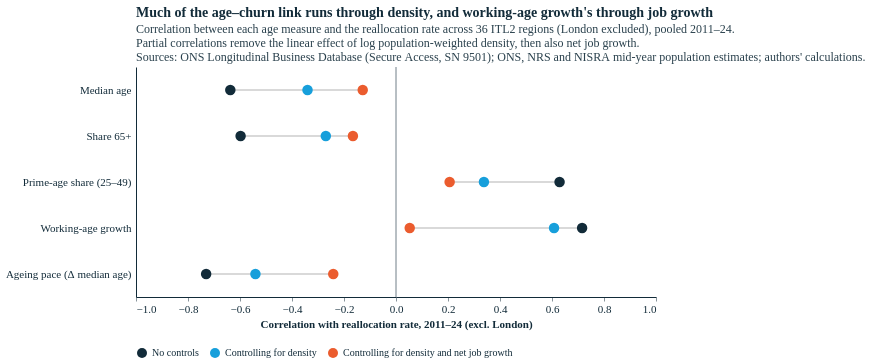

Source (notebook cell):
### Code cell
# (c) robustness summary: correlations excl. London, raw -> controlling density -> density + net job growth
STEPS = {"r excl. London": "No controls", "partial | density": "Controlling for density",
         "partial | density + net growth": "Controlling for density and net job growth"}
rob = corr.melt(id_vars="measure", value_vars=list(STEPS), var_name="step", value_name="r")
rob["step"] = rob.step.map(STEPS)
MORDER = list(MEAS.values()); SORDER = list(STEPS.values())
SCOLS = [ECO["blue-dark"], ECO["blue-light"], ECO["orange"]]
dots = alt.layer(
    alt.Chart(pd.DataFrame({"v": [0.0]})).mark_rule(color=TXT, opacity=0.6).encode(x="v:Q"),
    alt.Chart(rob).mark_line(color=GREY, strokeWidth=1.2).encode(
        x="r:Q", y=alt.Y("measure:N", sort=MORDER), detail="measure:N"),
    alt.Chart(rob).mark_circle(size=110, opacity=1).encode(
        x=alt.X("r:Q", scale=alt.Scale(domain=[-1, 1]), title="Correlation with reallocation rate, 2011–24 (excl. London)"),
        y=alt.Y("measure:N", sort=MORDER, title=None),
        color=alt.Color("step:N", scale=alt.Scale(domain=SORDER, range=SCOLS), legend=alt.Legend(title=None, orient="bottom", labelLimit=400)),
        tooltip=["measure:N", "step:N", alt.Tooltip("r:Q", format=".2f")]),
).properties(title=alt.Title("Much of the age–churn link runs through density, and working-age growth's through job growth",
    subtitle=["Correlation between each age measure and the reallocation rate across 36 ITL2 regions (London excluded), pooled 2011–24.",
              "Partial correlations remove the linear effect of log population-weighted density, then also net job growth.", SOURCE]))
styles.save(dots, str(FIG), "reallocation_age_robustness", width=520, height=230)
dots.properties(width=520, height=230)

### Figure 1 — Vega-Lite specification as saved in the notebook (floating-point values rounded to 4 significant figures)
{"config": {"background": "#fff", "font": "Circular Std", "text": {"color": "#122b39", "font": "Circular Std", "align": "left", "dx": 7, "dy": 0, "fontSize": 11}, "view": {"stroke": null, "continuousWidth": 350, "continuousHeight": 280, "discreteWidth": 400, "discreteHeight": 300}, "bar": {"color": "#179fdb"}, "line": {"color": "#e6224b"}, "rule": {"color": "#122b39"}, "point": {"filled": true, "size": 80, "color": "#e6224b", "opacity": 0.95}, "geoshape": {"stroke": "white", "strokeWidth": 0.3}, "axis": {"labelColor": "#122b39", "labelFontSize": 11, "labelFont": "Circular Std", "tickColor": "#122b39", "tickOpacity": 0.5, "domainColor": "#122b39", "domainOpacity": 1, "gridColor": "#122b39", "gridDash": [2, 2], "gridOpacity": 0.5, "title": null, "titleColor": "#122b39", "tickSize": 4, "grid": false, "domain": true}, "axisXDiscrete": {"grid": false, "labelAngle": 0, "tickCount": 10, "tickOpacity": 0.5, "title": null}, "axisYDiscrete": {"ticks": false, "labelPadding": 5, "grid": false}, "axisXTemporal": {"grid": false, "ticks": true}, "axisXQuantitative": {"grid": false}, "axisYQuantitative": {"gridColor": "#122b39", "gridDash": [1, 5], "gridOpacity": 0.5, "ticks": false, "labelPadding": 5, "tickCount": 8, "grid": false}, "title": {"color": "#122b39", "subtitleColor": "#122b39E6", "font": "Circular Std", "subtitleFont": "Circular Std", "anchor": "start", "frame": "group", "fontSize": 14, "subtitleFontSize": 12, "subtitlePadding": 4, "offset": 0}, "legend": {"titleColor": "#122b39", "labelColor": "#122b39"}}, "layer": [{"data": {"name": "data-23d1de8f6fdef12c9f9bd74afd652fbe"}, "mark": {"type": "rule", "color": "#122b39", "opacity": 0.6}, "encoding": {"x": {"field": "v", "type": "quantitative"}}}, {"data": {"name": "data-5a3114cce34565ee7384d42b4be9ea1c"}, "mark": {"type": "line", "color": "#B4B4B4", "strokeWidth": 1.2}, "encoding": {"detail": {"field": "measure", "type": "nominal"}, "x": {"field": "r", "type": "quantitative"}, "y": {"field": "measure", "sort": ["Median age", "Share 65+", "Prime-age share (25–49)", "Working-age growth", "Ageing pace (Δ median age)"], "type": "nominal"}}}, {"data": {"name": "data-5a3114cce34565ee7384d42b4be9ea1c"}, "mark": {"type": "circle", "opacity": 1, "size": 110}, "encoding": {"color": {"field": "step", "legend": {"labelLimit": 400, "orient": "bottom", "title": null}, "scale": {"domain": ["No controls", "Controlling for density", "Controlling for density and net job growth"], "range": ["#122b39", "#179fdb", "#eb5c2e"]}, "type": "nominal"}, "tooltip": [{"field": "measure", "type": "nominal"}, {"field": "step", "type": "nominal"}, {"field": "r", "format": ".2f", "type": "quantitative"}], "x": {"field": "r", "scale": {"domain": [-1, 1]}, "title": "Correlation with reallocation rate, 2011–24 (excl. London)", "type": "quantitative"}, "y": {"field": "measure", "sort": ["Median age", "Share 65+", "Prime-age share (25–49)", "Working-age growth", "Ageing pace (Δ median age)"], "title": null, "type": "nominal"}}}], "height": 230, "title": {"text": "Much of the age–churn link runs through density, and working-age growth's through job growth", "subtitle": ["Correlation between each age measure and the reallocation rate across 36 ITL2 regions (London excluded), pooled 2011–24.", "Partial correlations remove the linear effect of log population-weighted density, then also net job growth.", "Sources: ONS Longitudinal Business Database (Secure Access, SN 9501); ONS, NRS and NISRA mid-year population estimates; authors' calculations."]}, "width": 520, "$schema": "https://vega.github.io/schema/vega-lite/v5.20.1.json", "datasets": {"data-23d1de8f6fdef12c9f9bd74afd652fbe": [{"v": 0.0}], "data-5a3114cce34565ee7384d42b4be9ea1c": [{"measure": "Median age", "step": "No controls", "r": -0.6372}, {"measure": "Share 65+", "step": "No controls", "r": -0.5977}, {"measure": "Prime-age share (25–49)", "step": "No controls", "r": 0.6291}, {"measure": "Working-age growth", "step": "No controls", "r": 0.7158}, {"measure": "Ageing pace (Δ median age)", "step": "No controls", "r": -0.7302}, {"measure": "Median age", "step": "Controlling for density", "r": -0.3403}, {"measure": "Share 65+", "step": "Controlling for density", "r": -0.2699}, {"measure": "Prime-age share (25–49)", "step": "Controlling for density", "r": 0.3381}, {"measure": "Working-age growth", "step": "Controlling for density", "r": 0.6078}, {"measure": "Ageing pace (Δ median age)", "step": "Controlling for density", "r": -0.5407}, {"measure": "Median age", "step": "Controlling for density and net job growth", "r": -0.128}, {"measure": "Share 65+", "step": "Controlling for density and net job growth", "r": -0.1657}, {"measure": "Prime-age share (25–49)", "step": "Controlling for density and net job growth", "r": 0.2062}, {"measure": "Working-age growth", "step": "Controlling for density and net job growth", "r": 0.05276}, {"measure": "Ageing pace (Δ median age)", "step": "Controlling for density and net job growth", "r": -0.2414}]}}
